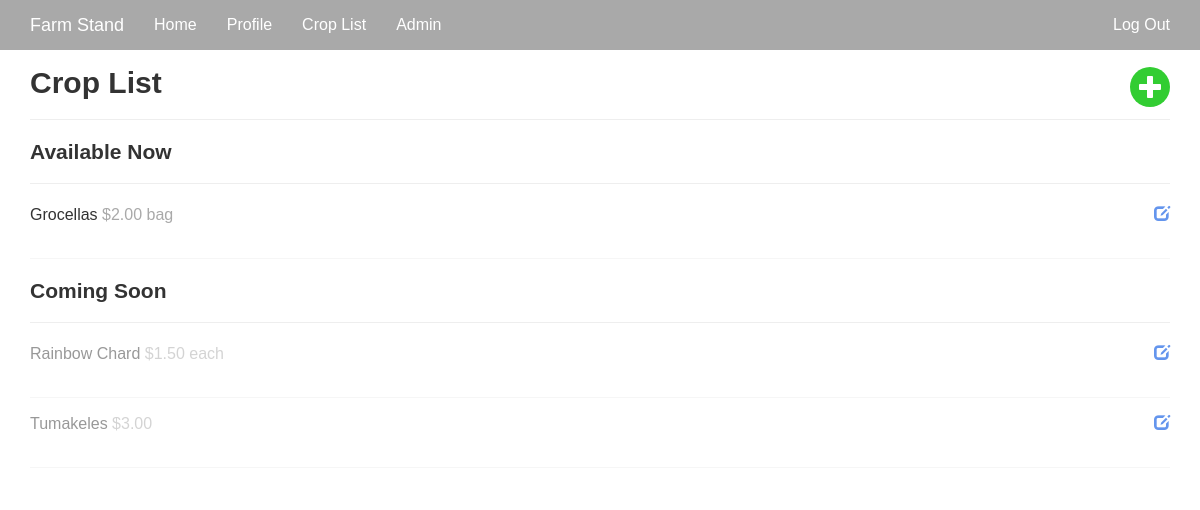
Screenshot of /crop-list/3 (signed in) with the database file from the repository.
### app/models.py (models this page shows, shortened)
class Product(db.Model):
    __tablename__ = 'product'
    id = db.Column(db.Integer, primary_key=True)
    name = db.Column(db.String(64))
    available = db.Column(db.Boolean)
    price = db.Column(db.String(12))
    starts = db.Column(db.String(64))
    ends = db.Column(db.String(64))
    farmer_id = db.Column(db.Integer, db.ForeignKey('users.id'))

### app/main/views.py (the view)
@main.route('/crop-list/<int:id>', methods=['GET', 'POST'])
@login_required
def crop_list(id):
    products = Product.query.filter_by(farmer_id = id).all()
    return render_template('crop_list.html', products=products)

### app/auth/views.py (called while the page is built)
@auth.before_app_request
def before_request():
    if current_user.is_authenticated():
        current_user.ping()
        if current_user.is_authenticated() and not current_user.confirmed and request.endpoint[:5] != 'auth.':
            return redirect(url_for('auth.unconfirmed'))

### app/main/__init__.py (called while the page is built)
@main.app_context_processor
def inject_permissions():
    return dict(Permission=Permission)

### app/models.py (called while the page is built)
@login_manager.user_loader
def load_user(user_id):
    return User.query.get(int(user_id))

    def ping(self):
        self.last_seen = datetime.utcnow()
        db.session.add(self)

### app/templates/crop_list.html (shortened to what this page needs)
{% extends "base.html" %}
{% import "bootstrap/wtf.html" as wtf %}
{% block content %}
<div class="crop-list">
  <div class="container">
      {% if current_user %}
        <div class="header">
          <h2>Crop List <a href="{{ url_for('.add_product', id=current_user.id) }}"><span class="glyphicon glyphicon-plus pull-right" aria-hidden="true"></span></a></h2>
        </div><hr>
        <ul class="products">
          <div class="available-now">
            <h3>Available Now</h3><hr>
            {% for product in products %}
              {% if product.available == True %}
                <li>
                  <span class="title">{{product.name}}</span>
                  <span class="price">${{ product.price }}</span>
                  <a href="{{ url_for('.edit_product', id=product.id) }}" class="pull-right" style="color: cornflowerblue;"><span class="glyphicon glyphicon-edit" aria-hidden="true"></span></a>
                </li>
              {% endif%}
            {% endfor %}
          </div>
          <div class="coming-soon">
            <h3>Coming Soon</h3><hr>
            {% for product in products %}
              {% if product.available == False %}
                <li>
                  <span class="title">{{product.name}}</span>
                  <span class="price">${{ product.price }}</span>
                  <a href="{{ url_for('.edit_product', id=product.id) }}" class="pull-right" style="color: cornflowerblue;"><span class="glyphicon glyphicon-edit" aria-hidden="true"></span></a>
                </li>
              {% endif%}
            {% endfor %}
          </div>
        </ul>
      {% endif %}
  </div>
</div>
{% endblock %}

### app/static/css/style.css (style rules this page uses)
body { font-family: 'Montserrat', sans-serif; font-size: 16px; }
h2 { font-size: 30px; font-weight:bold; }
h3 { font-size: 21px; font-weight: bold; }
.crop-list ul { padding: 0px; }
.crop-list li { list-style-type: none; height: 55px; border-bottom: 1px solid #f6f6f6; margin-bottom: 15px; }
.crop-list .glyphicon-plus { background-color: limegreen; color: white; width: 40px; height: 40px; text-align: center; padding-top: 7px; padding-left: 2px; border-radius: 50px; font-size: 0.8em; }
.crop-list .price { color: darkgray; }
.price { text-align: right; }
.coming-soon .price, .coming-soon .title, .coming-soon .season { opacity: .5; }

### rows the page displays
Product: name "Grocellas", price "2.00 bag"
Product: name "Rainbow Chard", price "1.50 each"
Product: name "Tumakeles", price "3.00"
